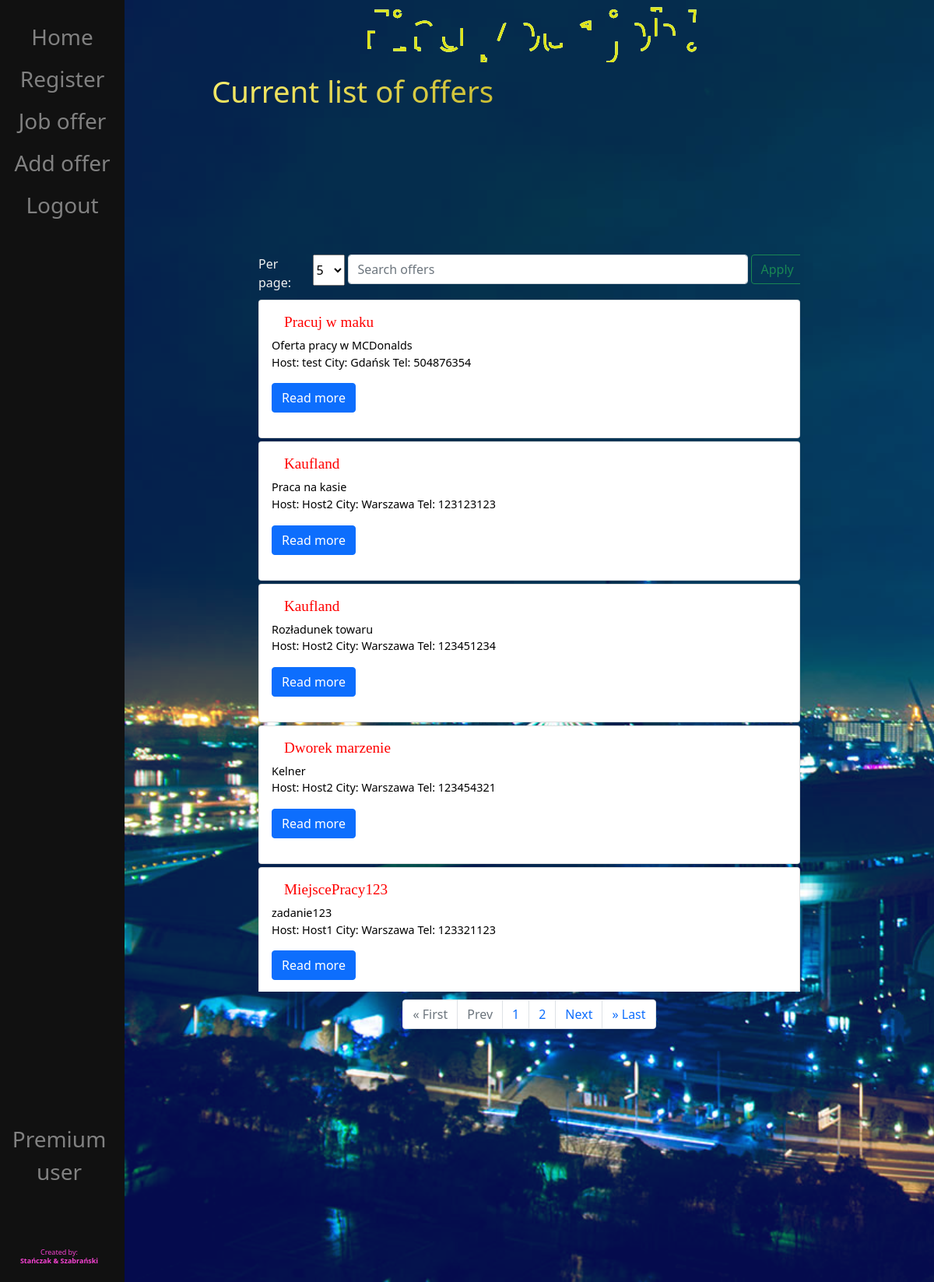
The app's page /offer/ (signed in) with its own data.
### SZO/models.py (models this page shows, shortened)
class JobOffer(models.Model):
    user = models.ForeignKey(User, on_delete=models.CASCADE)
    title = models.CharField(max_length=40)
    text = models.CharField(max_length=1000)
    city = models.CharField(max_length=100, default='Warszawa')
    tel_number = models.CharField(max_length=9)
    def getText(self):
        return self.text
    def getTitle(self):
        return self.title
    def getCity(self):
        return self.city
    def getTel(self):
        return self.tel_number
    def getUser(self):
        return self.user

### SZO/views.py (the view)
# urls.py: path("offer/", views.offer, name="offer"),
def offer(response):
    perPage = 5
    if response.method == "POST":
        searched = response.POST['searched']
        perPage = response.POST['selectBox']
        offers = JobOffer.objects.filter(title__contains=searched)
    else:
        offers = JobOffer.objects.all()
        searched = False
    p = Paginator(offers, perPage)
    page = response.GET.get('page')
    offersList = p.get_page(page)
    nums = "a" * offersList.paginator.num_pages
    return render(response, "SZO/offer.html",
                  {"offers": offers,
                   "searched": searched,
                   "offersList": offersList,
                   "nums": nums,
                   "perPage": perPage}
                  )

### SZO/templates/SZO/offer.html (shortened to what this page needs)
{% extends 'SZO/base.html' %}
{% load static %}
{% block content %}
<head>
    <link href="{% static 'advs.css' %}" rel="stylesheet">
</head>
{% if user.is_authenticated %}
<header>
    {% if searched %}
    <h1 class="header-1">You've searched for: "{{ searched }}"</h1>
    {% else %}
    <h1 class="header-1">Current list of offers</h1>
    {% endif %}
</header>
<div class="searchArea">
    <form class="d-flex" method="POST" action="{% url 'offer' %}">
        <label for="selectBox">Per page: </label>
        <select id="selectBox" name="selectBox" autocomplete="on">
            <option value="5" >5</option>
        </select>
        <div class="inputSearch"><input class="form-control me-2" type="search" placeholder="Search offers"
                                        aria-label="Search" name="searched"></div>
        <div class="buttonSearch">
            <button class="btn btn-outline-success" type="submit">Apply</button>
        </div>
    </form>
</div>
<div class="jobOffer">
    {% for offer in offersList %}
    <div class="card">
        <div class="card-body">
            <h5>{{ offer.getTitle }}</h5>
            <p class="single-offer">{{ offer.getText }}<br>
                Host: {{ offer.getUser }} City: {{ offer.getCity }} Tel: {{ offer.getTel }}</p>
            <p>
                <button class="btn btn-primary" type="button" data-toggle="collapse"
                        data-target="#multiCollapseExample1"
                        aria-expanded="false" aria-controls="multiCollapseExample1">Read more
                </button>
            </p>
        </div>
    </div>
    {% endfor %}
</div>
<nav aria-label="Page navigation example">
    <ul class="pagination justify-content-center">
        {% if offersList.has_previous %}
        <li class="page-item"><a class="page-link" href="?page=1">&laquo First</a></li>
        <li class="page-item"><a class="page-link" href="?page={{ offersList.previous_page_number }}">Prev</a></li>
        {% else %}
        <li class="page-item disabled"><a class="page-link">&laquo First</a></li>
        <li class="page-item disabled"><a class="page-link">Prev</a></li>
        {% endif %}
        {% for i in nums %}
        <li class="page-item"><a class="page-link" href="?page={{ forloop.counter }}">{{ forloop.counter}}</a></li>
        {% endfor %}
        {% if offersList.has_next %}
        <li class="page-item"><a class="page-link" href="?page={{ offersList.next_page_number }}">Next</a></li>
        <li class="page-item"><a class="page-link" href="?page={{ offersList.paginator.num_pages }}">&raquo Last</a>
        </li>
        {% else %}
        <li class="page-item disabled"><a class="page-link">Next</a></li>
        <li class="page-item disabled"><a class="page-link">&raquo Last</a></li>
        {% endif %}
    </ul>
</nav>
{% else %}
<h1>Access denied</h1>
{% endif %}
{% endblock %}

### SZO/static/base.css (style rules this page uses)
html, body { width: 100%; height: 100%; overflow: hidden; background-color: #021027; }
html, .main { //background-color: rgb(170, 216, 44); color: #f1f1f1; }
header { width: 100%; height: 15vh; display: inline-block; flex-direction: column; align-items: center; }
header h1 { position: relative; left: 10%; width: 80%; height: 100%; margin-top: 1.2vw; font-size: 3.2vw; color: transparent; -webkit-background-clip: text; background-clip: text; }
header .header-1 { background-image: repeating-radial-gradient(farthest-side at 2px 8px, #faee6e, #c7ba2e, #786f0d); }

### SZO/static/advs.css (style rules this page uses)
h5 { font-size: 1.6vw; font-family: Copperplate, Papyrus, fantasy; color:red; margin-left:16px; }
div.searchArea { overflow-x: hidden; margin-left: 20px; margin-right: 20px; width: 60vw; }
div.inputSearch { margin-left:4px; margin-right:4px; width: 46vw; }
#selectBox { height: 40px; margin-left:3px; }
div.jobOffer { overflow-y: scroll; overflow-x: hidden; margin-left: 20px; margin-right: 20px; margin-top: 10px; margin-bottom: 10px; width: 60vw; height: 54vh; }
div.card { margin-bottom:4px; }
div.card-body { color:black; font-size:1.2vw; }
* { overflow-y: scroll; overflow-x: hidden; }

### records on screen
JobOffer: getTitle "Pracuj w maku", getText "Oferta pracy w MCDonalds", getUser "test", getCity "Gdańsk", getTel "504876354"
JobOffer: getTitle "Kaufland", getText "Praca na kasie", getUser "Host2", getCity "Warszawa", getTel "123123123"
JobOffer: getTitle "Kaufland", getText "Rozładunek towaru", getUser "Host2", getCity "Warszawa", getTel "123451234"
JobOffer: getTitle "Dworek marzenie", getText "Kelner", getUser "Host2", getCity "Warszawa", getTel "123454321"
JobOffer: getTitle "MiejscePracy123", getText "zadanie123", getUser "Host1", getCity "Warszawa", getTel "123321123"
